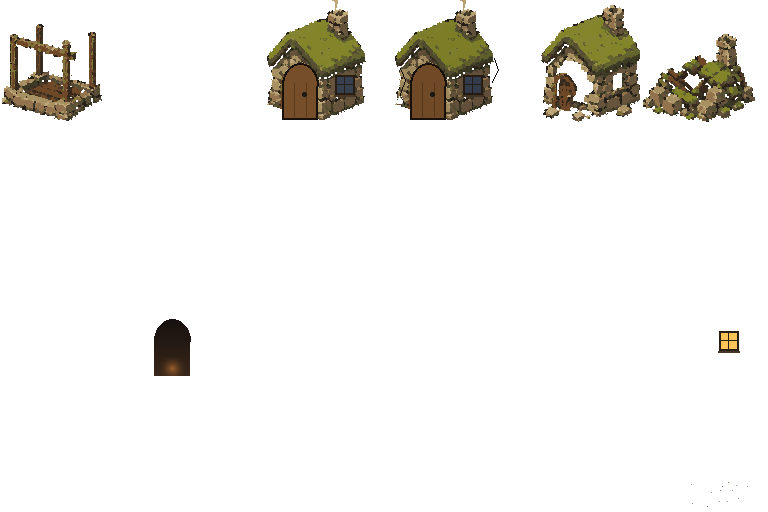
#> input picture frontend/assets/character-claude/roster/hut-kit/components.png, 768 x 512 px, found by its file name
$ python build_contact_sheet_sprite.py
#> lines starting #> are read from the running program, lines starting #| are printed output that depends on the picture
"""Regenerate hut-kit/contact-sheet.png after the sprite-scale re-derivation.

Reference-only documentation artifact (not read by any test/build). Crops
frames directly from the final atlas PNGs so details.png/yards.png (carried
over byte-identical from H1/H2, untouched by this task) show their real
current content alongside the newly re-derived components.png/ruins.png.
"""

from __future__ import annotations

from PIL import Image, ImageDraw

KIT_DIR = "/Users/muhammadsafi/Desktop/software-dev/simulation/frontend/assets/character-claude/roster/hut-kit"

HOME_COMPONENT_IDS = [
    "foundation",
    "post",
    "wall-intact",
    "wall-cracked",
    "wall-broken",
    "wall-falling",
    "roof-intact",
    "roof-damaged",
    "roof-falling",
    "door-closed",
    "door-opening-1",
    "door-opening-2",
    "door-opening-3",
    "door-open",
    "door-breached",
    "door-falling",
    "window-cold",
    "window-lit",
    "window-broken",
    "hearth-cold",
    "hearth-lit-1",
    "hearth-lit-2",
    "chimney",
    "dust",
]
HOME_RUIN_IDS = [
    "rubble-full",
    "rubble-full-scavenge",
    "rubble-picked",
    "rubble-picked-scavenge",
    "rubble-bare",
    "rubble-bare-scavenge",
    "collapse-debris",
    "snapshot-sweep-dissolve",
]
YARD_SEMANTIC_FRAMES = [
    "standing-a-base",
    "standing-b-base",
    "warm-overlay",
    "durable-hoarding-overlay",
    "persistent-ruin-base",
]
DETAIL_LABELS = {
    0: "owner",
    1: "stakeholder-1",
    2: "stakeholder-2",
    3: "stakeholder-3",
    4: "stakeholder-4",
    5: "vault",
    6: "hoarding",
    7: "breacher",
    9: "loot",
    10: "claim",
}


def cells(atlas: Image.Image, cell: int, cols: int, count: int) -> list[Image.Image]:
    out = []
    for i in range(count):
        cx, cy = (i % cols) * cell, (i // cols) * cell
        out.append(atlas.crop((cx, cy, cx + cell, cy + cell)))
    return out


def row(imgs: list[Image.Image], names: list[str], cell: int, cols: int) -> Image.Image:
    rows_ = (len(names) - 1) // cols + 1
    sheet = Image.new(
        "RGBA", (cols * (cell + 8) + 8, rows_ * (cell + 22) + 8), (247, 239, 220, 255)
    )
    d = ImageDraw.Draw(sheet)
    for i, (img, name) in enumerate(zip(imgs, names, strict=True)):
        cx, cy = (i % cols) * (cell + 8) + 8, (i // cols) * (cell + 22) + 8
        sheet.alpha_composite(img, (cx, cy))
        d.text((cx, cy + cell + 2), name, fill=(20, 20, 20, 255))
    return sheet


def main() -> None:
    components = Image.open(f"{KIT_DIR}/components.png").convert("RGBA")
#> components is the input picture: PIL image 768x512 RGBA; mean R, G, B, A 9.2, 7.9, 4.5, 23.2
    ruins = Image.open(f"{KIT_DIR}/ruins.png").convert("RGBA")
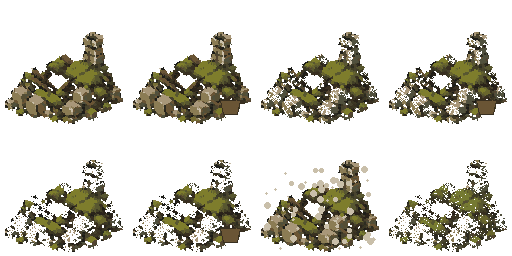
#> input picture frontend/assets/character-claude/roster/hut-kit/ruins.png, 512 x 256 px, found by its file name
#> ruins is the input picture: PIL image 512x256 RGBA; mean R, G, B, A 27.7, 25.9, 16.1, 75.5
    yards = Image.open(f"{KIT_DIR}/yards.png").convert("RGBA")
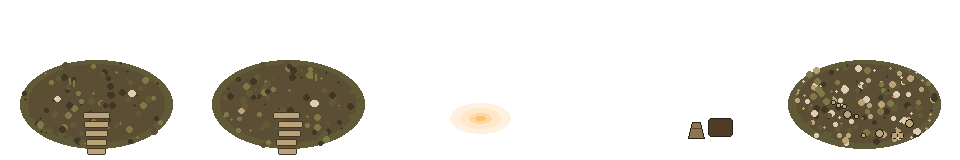
#> input picture frontend/assets/character-claude/roster/hut-kit/yards.png, 960 x 160 px, found by its file name
#> yards is the input picture: PIL image 960x160 RGBA; mean R, G, B, A 24, 20.6, 13.2, 55.5
    details = Image.open(f"{KIT_DIR}/details.png").convert("RGBA")
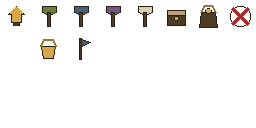
#> input picture frontend/assets/character-claude/roster/hut-kit/details.png, 256 x 128 px, found by its file name
#> details is the input picture: PIL image 256x128 RGBA; mean R, G, B, A 6.6, 5.1, 3.4, 15.8

    comp_sheet = row(cells(components, 128, 6, 24), HOME_COMPONENT_IDS, 128, 6)
#> after the loop in cells, `for i in range(count):`: out = 24 items
#> in row, `rows_ = (len(names) - 1) // cols + 1`: rows_ = 4
#> the loop in row, `for i, (img, name) in enumerate(zip(imgs, names, strict=True)):` made 24 passes
#> (name, cx, cy) on passes 1 to 12: ('foundation', 8, 8), ('post', 144, 8), ('wall-intact', 280, 8), ('wall-cracked', 416, 8), ('wall-broken', 552, 8), ('wall-falling', 688, 8), ('roof-intact', 8, 158), ('roof-damaged', 144, 158), ('roof-falling', 280, 158), ('door-closed', 416, 158), ('door-opening-1', 552, 158), ('door-opening-2', 688, 158)
#> after the loop in row, `for i, (img, name) in enumerate(zip(imgs, names, strict=True)):`:
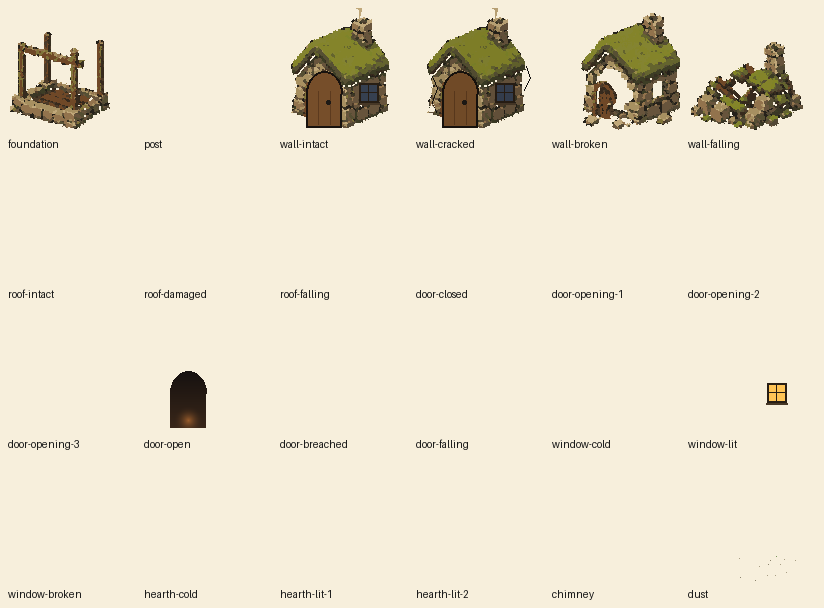
#> sheet: PIL image 824x608 RGBA; mean R, G, B, A 235.2, 226.8, 206.6, 255
    ruin_sheet = row(cells(ruins, 128, 4, 8), HOME_RUIN_IDS, 128, 4)
#> call 2 of row, with cell = 128, cols = 4
#> in row (call 2), `rows_ = (len(names) - 1) // cols + 1`: rows_ = 2
#> the loop in row (call 2), `for i, (img, name) in enumerate(zip(imgs, names, strict=True)):` made 8 passes
#> after the loop in row (call 2), `for i, (img, name) in enumerate(zip(imgs, names, strict=True)):`:
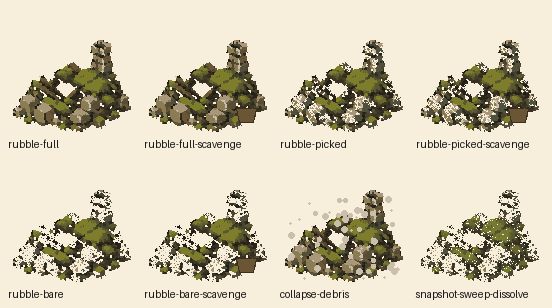
#> sheet: PIL image 552x308 RGBA; mean R, G, B, A 209.9, 202.4, 180.4, 255
    yard_sheet = row(cells(yards, 192, 5, 5), YARD_SEMANTIC_FRAMES, 192, 5)
#> call 3 of row, with cell = 192, cols = 5
#> in row (call 3), `rows_ = (len(names) - 1) // cols + 1`: rows_ = 1
#> the loop in row (call 3), `for i, (img, name) in enumerate(zip(imgs, names, strict=True)):` made 5 passes
#> (name, cx) on passes 1 to 5: ('standing-a-base', 8), ('standing-b-base', 208), ('warm-overlay', 408), ('durable-hoarding-overlay', 608), ('persistent-ruin-base', 808)
#> after the loop in row (call 3), `for i, (img, name) in enumerate(zip(imgs, names, strict=True)):`:
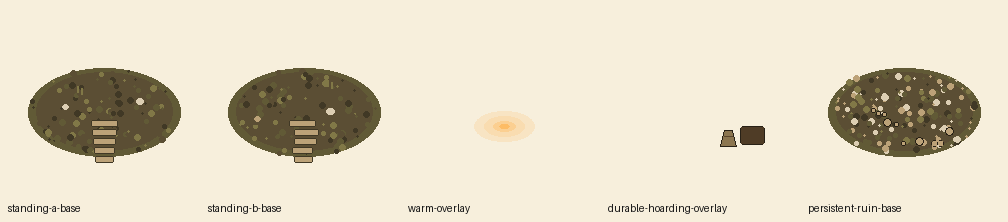
#> sheet: PIL image 1008x222 RGBA; mean R, G, B, A 224.3, 215.6, 195, 255
    detail_names = [f"home-detail-{i}" for i in sorted(DETAIL_LABELS)]
    detail_sheet = row(
        cells(details, 32, 8, 32)[: len(detail_names)], detail_names, 32, len(detail_names)
    )

    section_title_h = 22
    width = max(comp_sheet.width, ruin_sheet.width, yard_sheet.width, detail_sheet.width, 900)
#> width = 1008
    total_h = (
        section_title_h * 4
        + comp_sheet.height
        + ruin_sheet.height
        + yard_sheet.height
        + detail_sheet.height
        + 40
    )
#> total_h = 1328
    sheet = Image.new("RGBA", (width, total_h), (247, 239, 220, 255))
#> sheet: PIL image 1008x1328 RGBA
    d = ImageDraw.Draw(sheet)
    y = 6
    d.text(
        (8, y),
        "hut-kit (sprite-scale re-derivation) -- components.png (24 frames)",
        fill=(20, 20, 20, 255),
    )
    y += section_title_h
    sheet.alpha_composite(comp_sheet, (0, y))
    y += comp_sheet.height + 4
#> y = 640
    d.text((8, y), "ruins.png (8 frames)", fill=(20, 20, 20, 255))
    y += section_title_h
#> y = 662
    sheet.alpha_composite(ruin_sheet, (0, y))
    y += ruin_sheet.height + 4
#> y = 974
    d.text((8, y), "yards.png (5 frames, byte-identical carry-over)", fill=(20, 20, 20, 255))
    y += section_title_h
#> y = 996
    sheet.alpha_composite(yard_sheet, (0, y))
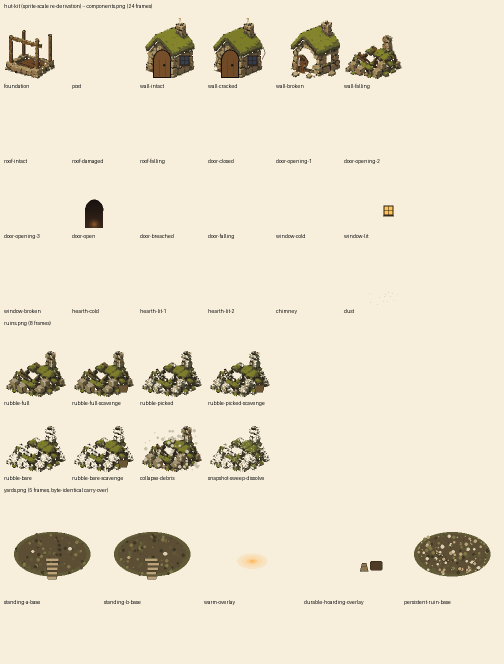
#> sheet: PIL image 1008x1328 RGBA (shown at 1/2 size); mean R, G, B, A 233.9, 225.7, 205.6, 255
    y += yard_sheet.height + 4
#> y = 1222
    d.text(
        (8, y),
        "details.png (10 of 32 slots authored, byte-identical carry-over)",
        fill=(20, 20, 20, 255),
    )
    y += section_title_h
#> y = 1244
    sheet.alpha_composite(detail_sheet, (0, y))

    sheet.save(f"{KIT_DIR}/contact-sheet.png")
    print("wrote", f"{KIT_DIR}/contact-sheet.png")


if __name__ == "__main__":
    main()
